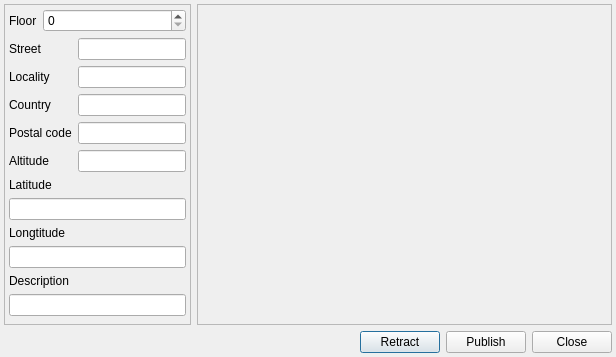
<ui version="4.0" >
 <class>Geolocation</class>
 <widget class="QDialog" name="Geolocation" >
  <property name="geometry" >
   <rect>
    <x>0</x>
    <y>0</y>
    <width>616</width>
    <height>357</height>
   </rect>
  </property>
  <property name="sizePolicy" >
   <sizepolicy vsizetype="Preferred" hsizetype="Fixed" >
    <horstretch>0</horstretch>
    <verstretch>0</verstretch>
   </sizepolicy>
  </property>
  <property name="windowTitle" >
   <string>Geolocation</string>
  </property>
  <layout class="QVBoxLayout" >
   <property name="leftMargin" >
    <number>4</number>
   </property>
   <property name="topMargin" >
    <number>4</number>
   </property>
   <property name="rightMargin" >
    <number>4</number>
   </property>
   <property name="bottomMargin" >
    <number>4</number>
   </property>
   <item>
    <layout class="QHBoxLayout" >
     <item>
      <widget class="QFrame" name="frame" >
       <property name="sizePolicy" >
        <sizepolicy vsizetype="Preferred" hsizetype="Fixed" >
         <horstretch>0</horstretch>
         <verstretch>0</verstretch>
        </sizepolicy>
       </property>
       <property name="frameShape" >
        <enum>QFrame::StyledPanel</enum>
       </property>
       <property name="frameShadow" >
        <enum>QFrame::Raised</enum>
       </property>
       <layout class="QVBoxLayout" >
        <property name="leftMargin" >
         <number>4</number>
        </property>
        <property name="topMargin" >
         <number>4</number>
        </property>
        <property name="rightMargin" >
         <number>4</number>
        </property>
        <property name="bottomMargin" >
         <number>4</number>
        </property>
        <item>
         <layout class="QHBoxLayout" >
          <item>
           <widget class="QLabel" name="lb_floor" >
            <property name="sizePolicy" >
             <sizepolicy vsizetype="Preferred" hsizetype="Fixed" >
              <horstretch>0</horstretch>
              <verstretch>0</verstretch>
             </sizepolicy>
            </property>
            <property name="text" >
             <string>Floor</string>
            </property>
           </widget>
          </item>
          <item>
           <widget class="QSpinBox" name="sb_floor" >
            <property name="sizePolicy" >
             <sizepolicy vsizetype="Fixed" hsizetype="Preferred" >
              <horstretch>0</horstretch>
              <verstretch>0</verstretch>
             </sizepolicy>
            </property>
           </widget>
          </item>
         </layout>
        </item>
        <item>
         <layout class="QHBoxLayout" >
          <item>
           <widget class="QLabel" name="lb_street" >
            <property name="text" >
             <string>Street</string>
            </property>
           </widget>
          </item>
          <item>
           <widget class="QLineEdit" name="le_street" >
            <property name="sizePolicy" >
             <sizepolicy vsizetype="Fixed" hsizetype="Fixed" >
              <horstretch>0</horstretch>
              <verstretch>0</verstretch>
             </sizepolicy>
            </property>
           </widget>
          </item>
         </layout>
        </item>
        <item>
         <layout class="QHBoxLayout" >
          <item>
           <widget class="QLabel" name="lb_locality" >
            <property name="sizePolicy" >
             <sizepolicy vsizetype="Preferred" hsizetype="MinimumExpanding" >
              <horstretch>0</horstretch>
              <verstretch>0</verstretch>
             </sizepolicy>
            </property>
            <property name="text" >
             <string>Locality</string>
            </property>
           </widget>
          </item>
          <item>
           <widget class="QLineEdit" name="le_locality" >
            <property name="sizePolicy" >
             <sizepolicy vsizetype="Fixed" hsizetype="Fixed" >
              <horstretch>0</horstretch>
              <verstretch>0</verstretch>
             </sizepolicy>
            </property>
           </widget>
          </item>
         </layout>
        </item>
        <item>
         <layout class="QHBoxLayout" >
          <item>
           <widget class="QLabel" name="lb_country" >
            <property name="sizePolicy" >
             <sizepolicy vsizetype="Preferred" hsizetype="MinimumExpanding" >
              <horstretch>0</horstretch>
              <verstretch>0</verstretch>
             </sizepolicy>
            </property>
            <property name="text" >
             <string>Country</string>
            </property>
           </widget>
          </item>
          <item>
           <widget class="QLineEdit" name="le_country" >
            <property name="sizePolicy" >
             <sizepolicy vsizetype="Fixed" hsizetype="Fixed" >
              <horstretch>0</horstretch>
              <verstretch>0</verstretch>
             </sizepolicy>
            </property>
           </widget>
          </item>
         </layout>
        </item>
        <item>
         <layout class="QHBoxLayout" >
          <item>
           <widget class="QLabel" name="lb_postalcode" >
            <property name="sizePolicy" >
             <sizepolicy vsizetype="Preferred" hsizetype="MinimumExpanding" >
              <horstretch>0</horstretch>
              <verstretch>0</verstretch>
             </sizepolicy>
            </property>
            <property name="text" >
             <string>Postal code</string>
            </property>
           </widget>
          </item>
          <item>
           <widget class="QLineEdit" name="le_postalcode" >
            <property name="sizePolicy" >
             <sizepolicy vsizetype="Fixed" hsizetype="Fixed" >
              <horstretch>0</horstretch>
              <verstretch>0</verstretch>
             </sizepolicy>
            </property>
           </widget>
          </item>
         </layout>
        </item>
        <item>
         <layout class="QHBoxLayout" >
          <item>
           <widget class="QLabel" name="lb_alt" >
            <property name="text" >
             <string>Altitude</string>
            </property>
           </widget>
          </item>
          <item>
           <widget class="QLineEdit" name="le_alt" >
            <property name="sizePolicy" >
             <sizepolicy vsizetype="Fixed" hsizetype="Fixed" >
              <horstretch>0</horstretch>
              <verstretch>0</verstretch>
             </sizepolicy>
            </property>
           </widget>
          </item>
         </layout>
        </item>
        <item>
         <widget class="QLabel" name="lb_lat" >
          <property name="sizePolicy" >
           <sizepolicy vsizetype="Preferred" hsizetype="MinimumExpanding" >
            <horstretch>0</horstretch>
            <verstretch>0</verstretch>
           </sizepolicy>
          </property>
          <property name="text" >
           <string>Latitude</string>
          </property>
         </widget>
        </item>
        <item>
         <widget class="QLineEdit" name="le_lat" >
          <property name="sizePolicy" >
           <sizepolicy vsizetype="Fixed" hsizetype="MinimumExpanding" >
            <horstretch>0</horstretch>
            <verstretch>0</verstretch>
           </sizepolicy>
          </property>
         </widget>
        </item>
        <item>
         <widget class="QLabel" name="lb_lon" >
          <property name="text" >
           <string>Longtitude</string>
          </property>
         </widget>
        </item>
        <item>
         <widget class="QLineEdit" name="le_lon" >
          <property name="sizePolicy" >
           <sizepolicy vsizetype="Fixed" hsizetype="MinimumExpanding" >
            <horstretch>0</horstretch>
            <verstretch>0</verstretch>
           </sizepolicy>
          </property>
         </widget>
        </item>
        <item>
         <widget class="QLabel" name="label_4" >
          <property name="sizePolicy" >
           <sizepolicy vsizetype="Preferred" hsizetype="MinimumExpanding" >
            <horstretch>0</horstretch>
            <verstretch>0</verstretch>
           </sizepolicy>
          </property>
          <property name="text" >
           <string>Description</string>
          </property>
         </widget>
        </item>
        <item>
         <widget class="QLineEdit" name="le_desc" >
          <property name="sizePolicy" >
           <sizepolicy vsizetype="Fixed" hsizetype="MinimumExpanding" >
            <horstretch>0</horstretch>
            <verstretch>0</verstretch>
           </sizepolicy>
          </property>
         </widget>
        </item>
        <item>
         <spacer>
          <property name="orientation" >
           <enum>Qt::Vertical</enum>
          </property>
          <property name="sizeHint" >
           <size>
            <width>20</width>
            <height>40</height>
           </size>
          </property>
         </spacer>
        </item>
       </layout>
      </widget>
     </item>
     <item>
      <widget class="QFrame" name="f_map" >
       <property name="sizePolicy" >
        <sizepolicy vsizetype="Expanding" hsizetype="Expanding" >
         <horstretch>0</horstretch>
         <verstretch>0</verstretch>
        </sizepolicy>
       </property>
       <property name="frameShape" >
        <enum>QFrame::StyledPanel</enum>
       </property>
       <property name="frameShadow" >
        <enum>QFrame::Raised</enum>
       </property>
      </widget>
     </item>
    </layout>
   </item>
   <item>
    <layout class="QHBoxLayout" >
     <item>
      <spacer>
       <property name="orientation" >
        <enum>Qt::Horizontal</enum>
       </property>
       <property name="sizeHint" >
        <size>
         <width>40</width>
         <height>20</height>
        </size>
       </property>
      </spacer>
     </item>
     <item>
      <widget class="QPushButton" name="pb_retract" >
       <property name="text" >
        <string>Retract</string>
       </property>
      </widget>
     </item>
     <item>
      <widget class="QPushButton" name="pb_publish" >
       <property name="sizePolicy" >
        <sizepolicy vsizetype="Fixed" hsizetype="Fixed" >
         <horstretch>0</horstretch>
         <verstretch>0</verstretch>
        </sizepolicy>
       </property>
       <property name="text" >
        <string>Publish</string>
       </property>
      </widget>
     </item>
     <item>
      <widget class="QPushButton" name="pb_close" >
       <property name="sizePolicy" >
        <sizepolicy vsizetype="Fixed" hsizetype="Fixed" >
         <horstretch>0</horstretch>
         <verstretch>0</verstretch>
        </sizepolicy>
       </property>
       <property name="text" >
        <string>Close</string>
       </property>
      </widget>
     </item>
    </layout>
   </item>
  </layout>
 </widget>
 <resources/>
 <connections/>
</ui>
